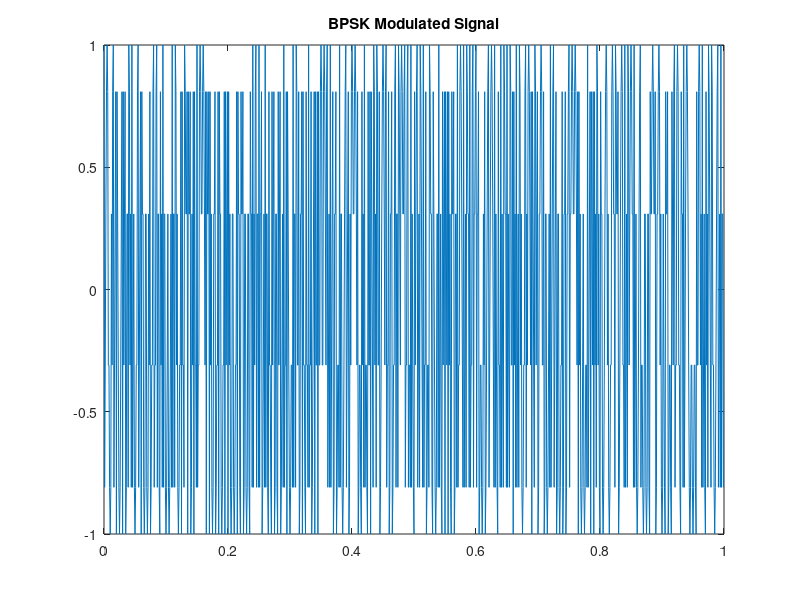
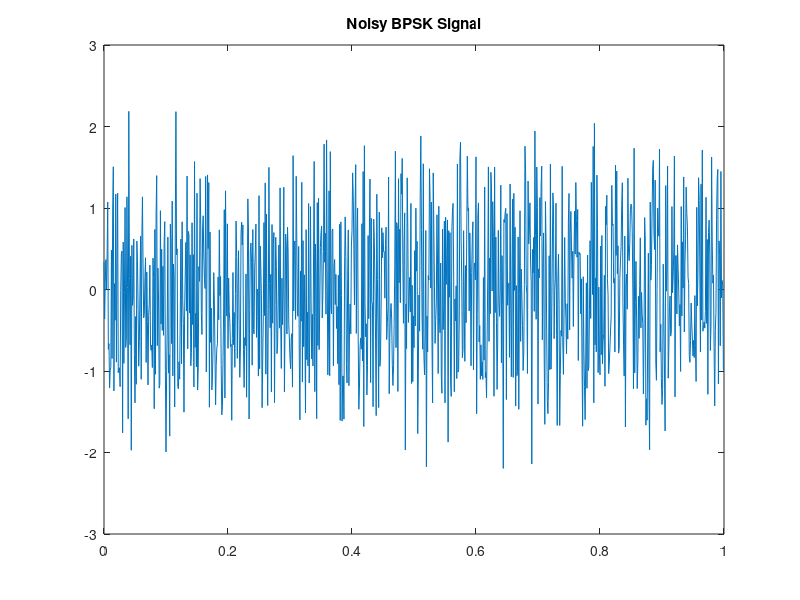
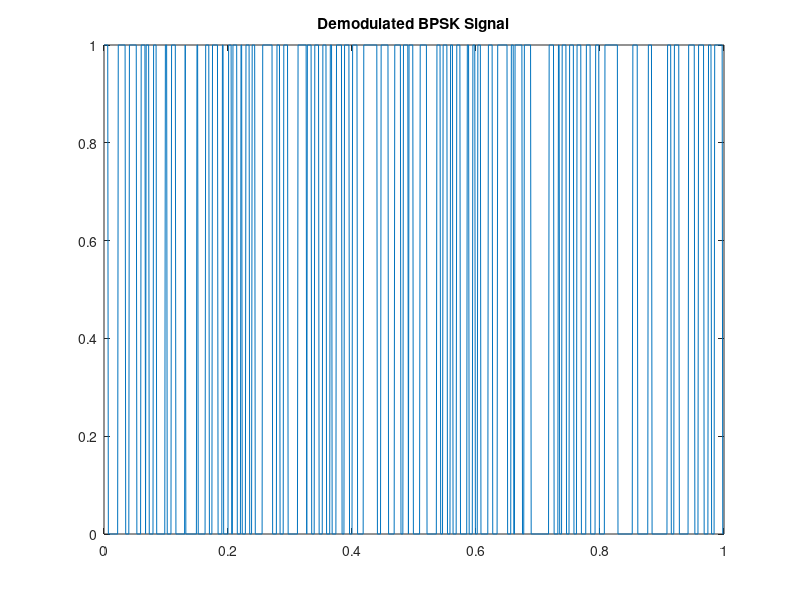

Write the MATLAB code that produced these figures, in order.
% Generate a random binary sequence
bits = randi([0 1], 1, 1000);

%BPSK modulation: Map 0 to -1 and 1 to 1
bpsk_signal = 2*bits - 1;

%Carrier signal
fs = 1000;
fc = 100;
t = (0:length(bits)-1)/fs;
carrier = cos(2*pi*fc*t);

%modulated signal
modulated_signal = bpsk_signal .* carrier;

% Plot modlatd signal
figure;
plot(t,modulated_signal);
title('BPSK Modulated Signal');


% Add Gaussian noise
noise = 0.5*randn(size(modulated_signal));
noisy_signal = modulated_signal + noise;

% Plot noisy signal
figure;
plot(t, noisy_signal);
title('Noisy BPSK Signal');

% Multiply received signal with carrier
received_signal = noisy_signal .* carrier;

% Low-pass filter to extract the signal
[b, a] = butter(5, 2*fc/fs, 'low');
filtered_signal = filter(b, a, received_signal);

% Decision rule: If filtered signal > 0, it's a 1, otherwise it's a 0
demodulated_bits = filtered_signal > 0;

% Plot demodulated signal
figure;
plot(t, demodulated_bits);
title('Demodulated BPSK Signal');

% Calculate Bit Error Rate (BER)
bit_errors = sum(bits ~= demodulated_bits);
ber = bit_errors / length(bits);
fprintf('Bit Error Rate: %.4f\n', ber);

